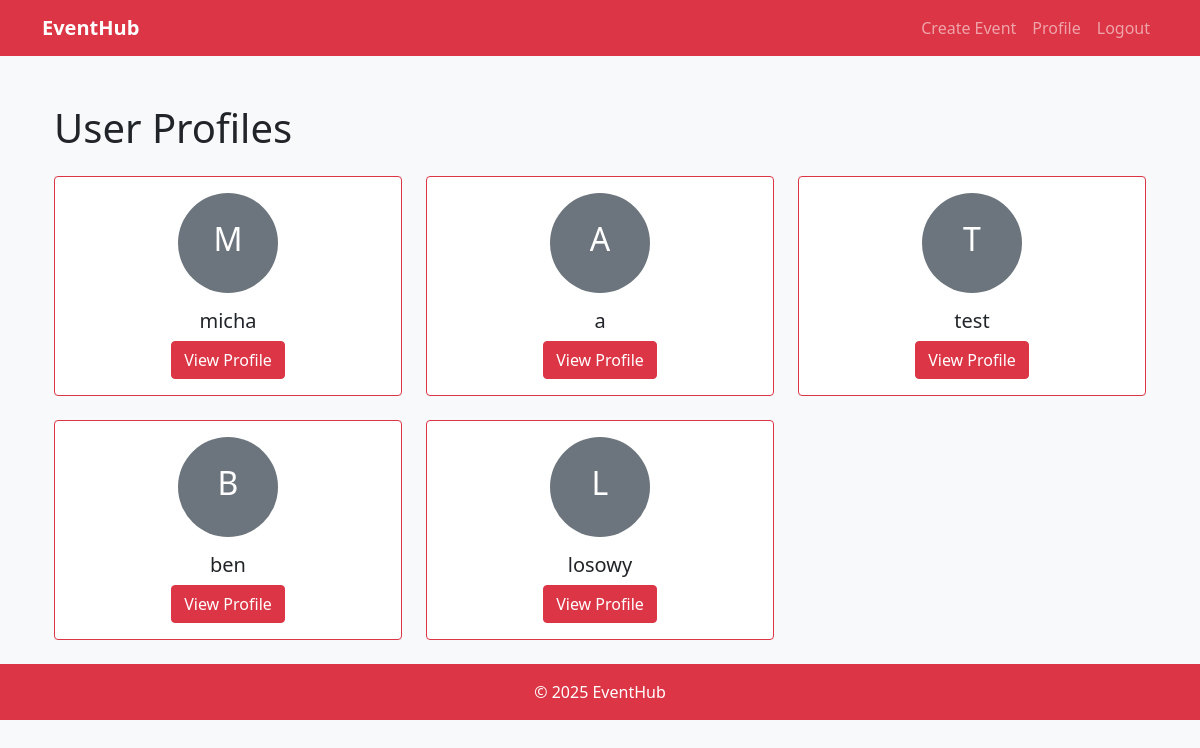
Page /users/profiles/ (signed in) on the earlier database version.
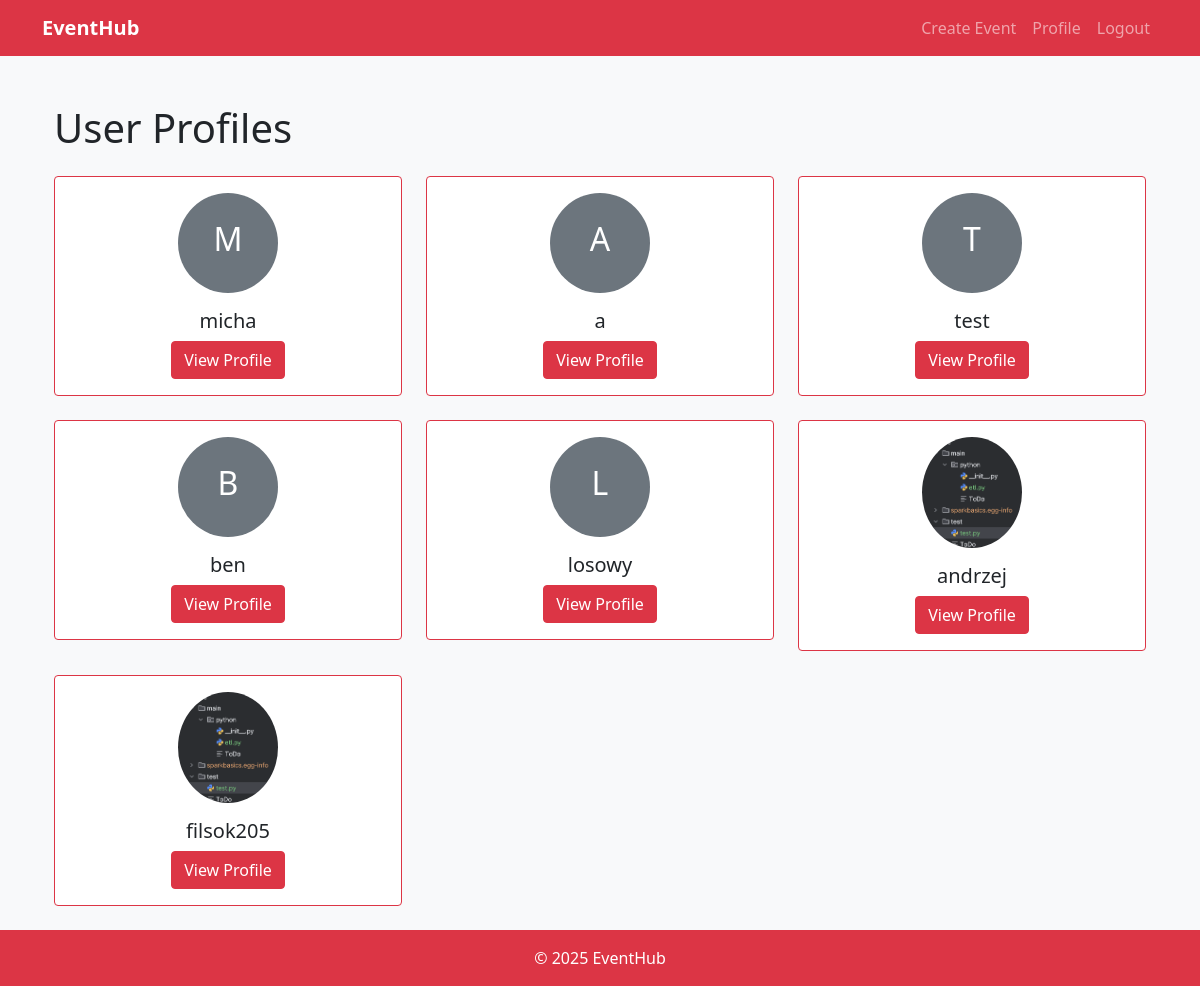
Same page on the later database version.
### usersapp/models.py (models this page shows, shortened)
class Profile(models.Model):
    user = models.OneToOneField(User, on_delete=models.CASCADE)
    profile_picture = models.ImageField(upload_to='profile_pictures/', null=True, blank=True)
    bio = models.TextField(max_length=500, null=True, blank=True)
    location = models.CharField(max_length=100, null=True, blank=True)
    website = models.URLField(max_length=200, null=True, blank=True)

### usersapp/views.py (the view)
# urls.py: path('profiles/', views.all_profile_view, name='profiles'),
@login_required
def all_profile_view(request):
    profiles = Profile.objects.all()
    return render(request, 'usersapp/profiles.html', {'profiles': profiles})

### usersapp/templates/usersapp/profiles.html
{% extends "base.html" %}
{% block content %}
<div class="container">
    <h1 class="mb-4">User Profiles</h1>
    <div class="row g-4">
        {% for profile in profiles %}
            <div class="col-md-4">
                <div class="card border-danger">
                    <div class="card-body text-center">
                        {% if profile.profile_picture %}
                            <img src="{{ profile.profile_picture.url }}"
                                 alt="{{ profile.user.username }}'s profile picture"
                                 class="rounded-circle img-fluid mb-3"
                                 style="max-width: 100px;">
                        {% else %}
                            <div class="bg-secondary text-white rounded-circle d-flex align-items-center justify-content-center mx-auto mb-3"
                                 style="width: 100px; height: 100px;">
                                <span class="h2">{{ profile.user.username|make_list|first|upper }}</span>
                            </div>
                        {% endif %}
                        <h5 class="card-title">{{ profile.user.username }}</h5>
                        <a href="{% url 'usersapp:profile' profile.user.username %}"
                           class="btn btn-danger">View Profile</a>
                    </div>
                </div>
            </div>
        {% empty %}
            <div class="col-12">
                <div class="alert alert-info">No profiles found.</div>
            </div>
        {% endfor %}
    </div>
</div>
{% endblock %}

### templates/base.html (shortened to what this page needs)
<!DOCTYPE html>
<html lang="en">
<head>
    <link href="https://cdn.jsdelivr.net/npm/bootstrap@5.1.3/dist/css/bootstrap.min.css" rel="stylesheet">
</head>
<body class="bg-light">
    <nav class="navbar navbar-expand-lg navbar-dark bg-danger mb-4">
        <div class="container">
            <a class="navbar-brand fw-bold" href="{% url 'events:home' %}">EventHub</a>
            <div class="collapse navbar-collapse" id="navbarNav">
                <ul class="navbar-nav ms-auto">
                    {% if user.is_authenticated %}
                    <li class="nav-item"><a class="nav-link" href="{% url 'events:create_event' %}">Create Event</a></li>
                    <li class="nav-item"><a class="nav-link" href="{% url 'usersapp:profile' user.username %}">Profile</a></li>
                    <li class="nav-item"><a class="nav-link" href="{% url 'usersapp:logout' %}">Logout</a></li>
                    {% else %}
                    <li class="nav-item"><a class="nav-link" href="{% url 'usersapp:register' %}">Register</a></li>
                    <li class="nav-item"><a class="nav-link" href="{% url 'usersapp:login' %}">Login</a></li>
                    {% endif %}
                </ul>
            </div>
        </div>
    </nav>
    <main class="container py-4">
        {% block content %}
        {% endblock %}
    </main>
    <footer class="footer mt-auto py-3 bg-danger text-white">
        <div class="container text-center">
            <p class="mb-0">&copy; 2025 EventHub</p>
        </div>
    </footer>
</body>
</html>

Differences in the rows shown:
added Profile: profile_picture (picture), user.username "andrzej"
added Profile: profile_picture (picture), user.username "filsok205"
